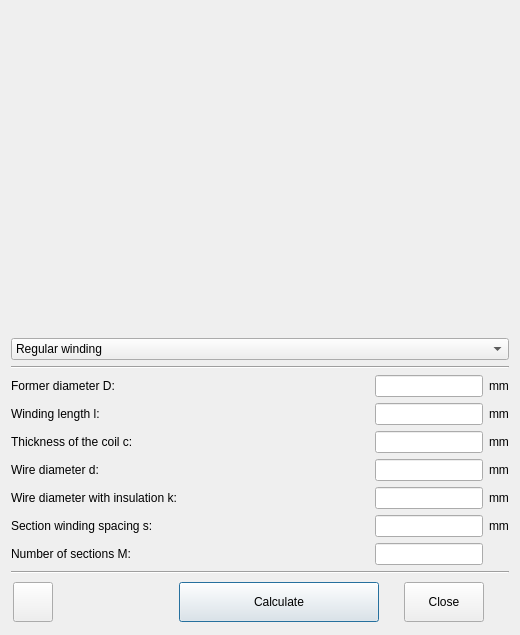
<?xml version="1.0" encoding="UTF-8"?>
<ui version="4.0">
 <class>Multisection</class>
 <widget class="QDialog" name="Multisection">
  <property name="windowModality">
   <enum>Qt::WindowModal</enum>
  </property>
  <property name="geometry">
   <rect>
    <x>0</x>
    <y>0</y>
    <width>520</width>
    <height>635</height>
   </rect>
  </property>
  <property name="sizePolicy">
   <sizepolicy hsizetype="Fixed" vsizetype="Fixed">
    <horstretch>0</horstretch>
    <verstretch>0</verstretch>
   </sizepolicy>
  </property>
  <property name="minimumSize">
   <size>
    <width>520</width>
    <height>635</height>
   </size>
  </property>
  <property name="maximumSize">
   <size>
    <width>520</width>
    <height>635</height>
   </size>
  </property>
  <property name="windowTitle">
   <string>Multi-section multilayer coil</string>
  </property>
  <property name="windowIcon">
   <iconset resource="res.qrc">
    <normaloff>:/menu_ico/res/ico1-multi-section.png</normaloff>:/menu_ico/res/ico1-multi-section.png</iconset>
  </property>
  <layout class="QVBoxLayout" name="verticalLayout">
   <item>
    <layout class="QVBoxLayout" name="verticalLayout_5">
     <property name="sizeConstraint">
      <enum>QLayout::SetMinimumSize</enum>
     </property>
     <item>
      <widget class="QLabel" name="image">
       <property name="sizePolicy">
        <sizepolicy hsizetype="Fixed" vsizetype="Preferred">
         <horstretch>0</horstretch>
         <verstretch>0</verstretch>
        </sizepolicy>
       </property>
       <property name="text">
        <string notr="true"/>
       </property>
       <property name="pixmap">
        <pixmap resource="res.qrc">:/images/res/multisection.png</pixmap>
       </property>
       <property name="alignment">
        <set>Qt::AlignCenter</set>
       </property>
      </widget>
     </item>
     <item>
      <widget class="QComboBox" name="comboBox_is_orthocyclic">
       <item>
        <property name="text">
         <string>Regular winding</string>
        </property>
       </item>
       <item>
        <property name="text">
         <string>Orthocyclic winding</string>
        </property>
       </item>
      </widget>
     </item>
     <item>
      <widget class="Line" name="line">
       <property name="orientation">
        <enum>Qt::Horizontal</enum>
       </property>
      </widget>
     </item>
     <item>
      <layout class="QGridLayout" name="gridLayout_2">
       <item row="2" column="0">
        <widget class="QLabel" name="label_c">
         <property name="text">
          <string notr="true">Thickness of the coil c:</string>
         </property>
         <property name="wordWrap">
          <bool>true</bool>
         </property>
        </widget>
       </item>
       <item row="6" column="0">
        <widget class="QLabel" name="label_k">
         <property name="text">
          <string notr="true">Wire diameter with insulation k:</string>
         </property>
         <property name="wordWrap">
          <bool>true</bool>
         </property>
        </widget>
       </item>
       <item row="6" column="1">
        <widget class="QLineEdit" name="lineEdit_k">
         <property name="sizePolicy">
          <sizepolicy hsizetype="Fixed" vsizetype="Fixed">
           <horstretch>0</horstretch>
           <verstretch>0</verstretch>
          </sizepolicy>
         </property>
        </widget>
       </item>
       <item row="6" column="2">
        <widget class="QLabel" name="label_k_m">
         <property name="sizePolicy">
          <sizepolicy hsizetype="Fixed" vsizetype="Preferred">
           <horstretch>0</horstretch>
           <verstretch>0</verstretch>
          </sizepolicy>
         </property>
         <property name="text">
          <string notr="true">mm</string>
         </property>
        </widget>
       </item>
       <item row="0" column="2">
        <widget class="QLabel" name="label_D_m">
         <property name="sizePolicy">
          <sizepolicy hsizetype="Fixed" vsizetype="Preferred">
           <horstretch>0</horstretch>
           <verstretch>0</verstretch>
          </sizepolicy>
         </property>
         <property name="text">
          <string notr="true">mm</string>
         </property>
        </widget>
       </item>
       <item row="0" column="1">
        <widget class="QLineEdit" name="lineEdit_D">
         <property name="sizePolicy">
          <sizepolicy hsizetype="Fixed" vsizetype="Fixed">
           <horstretch>0</horstretch>
           <verstretch>0</verstretch>
          </sizepolicy>
         </property>
        </widget>
       </item>
       <item row="5" column="1">
        <widget class="QLineEdit" name="lineEdit_d">
         <property name="sizePolicy">
          <sizepolicy hsizetype="Fixed" vsizetype="Fixed">
           <horstretch>0</horstretch>
           <verstretch>0</verstretch>
          </sizepolicy>
         </property>
        </widget>
       </item>
       <item row="2" column="1">
        <widget class="QLineEdit" name="lineEdit_c">
         <property name="sizePolicy">
          <sizepolicy hsizetype="Fixed" vsizetype="Fixed">
           <horstretch>0</horstretch>
           <verstretch>0</verstretch>
          </sizepolicy>
         </property>
        </widget>
       </item>
       <item row="8" column="2">
        <widget class="QLabel" name="label_9">
         <property name="sizePolicy">
          <sizepolicy hsizetype="Fixed" vsizetype="Preferred">
           <horstretch>0</horstretch>
           <verstretch>0</verstretch>
          </sizepolicy>
         </property>
         <property name="text">
          <string notr="true"/>
         </property>
        </widget>
       </item>
       <item row="1" column="0">
        <widget class="QLabel" name="label_l">
         <property name="text">
          <string notr="true">Winding length l:</string>
         </property>
         <property name="wordWrap">
          <bool>true</bool>
         </property>
        </widget>
       </item>
       <item row="1" column="2">
        <widget class="QLabel" name="label_l_m">
         <property name="sizePolicy">
          <sizepolicy hsizetype="Fixed" vsizetype="Preferred">
           <horstretch>0</horstretch>
           <verstretch>0</verstretch>
          </sizepolicy>
         </property>
         <property name="text">
          <string notr="true">mm</string>
         </property>
        </widget>
       </item>
       <item row="2" column="2">
        <widget class="QLabel" name="label_c_m">
         <property name="sizePolicy">
          <sizepolicy hsizetype="Fixed" vsizetype="Preferred">
           <horstretch>0</horstretch>
           <verstretch>0</verstretch>
          </sizepolicy>
         </property>
         <property name="text">
          <string notr="true">mm</string>
         </property>
        </widget>
       </item>
       <item row="5" column="2">
        <widget class="QLabel" name="label_d_m">
         <property name="sizePolicy">
          <sizepolicy hsizetype="Fixed" vsizetype="Preferred">
           <horstretch>0</horstretch>
           <verstretch>0</verstretch>
          </sizepolicy>
         </property>
         <property name="text">
          <string notr="true">mm</string>
         </property>
        </widget>
       </item>
       <item row="8" column="1">
        <widget class="QLineEdit" name="lineEdit_M">
         <property name="sizePolicy">
          <sizepolicy hsizetype="Fixed" vsizetype="Fixed">
           <horstretch>0</horstretch>
           <verstretch>0</verstretch>
          </sizepolicy>
         </property>
        </widget>
       </item>
       <item row="8" column="0">
        <widget class="QLabel" name="label_M">
         <property name="text">
          <string notr="true">Number of sections M:</string>
         </property>
         <property name="wordWrap">
          <bool>true</bool>
         </property>
        </widget>
       </item>
       <item row="0" column="0">
        <widget class="QLabel" name="label_D">
         <property name="text">
          <string notr="true">Former diameter D:</string>
         </property>
         <property name="wordWrap">
          <bool>true</bool>
         </property>
        </widget>
       </item>
       <item row="1" column="1">
        <widget class="QLineEdit" name="lineEdit_l">
         <property name="sizePolicy">
          <sizepolicy hsizetype="Fixed" vsizetype="Fixed">
           <horstretch>0</horstretch>
           <verstretch>0</verstretch>
          </sizepolicy>
         </property>
        </widget>
       </item>
       <item row="5" column="0">
        <widget class="QLabel" name="label_d">
         <property name="text">
          <string notr="true">Wire diameter d:</string>
         </property>
         <property name="wordWrap">
          <bool>true</bool>
         </property>
        </widget>
       </item>
       <item row="7" column="0">
        <widget class="QLabel" name="label_s">
         <property name="text">
          <string notr="true">Section winding spacing s:</string>
         </property>
         <property name="wordWrap">
          <bool>true</bool>
         </property>
        </widget>
       </item>
       <item row="7" column="1">
        <widget class="QLineEdit" name="lineEdit_s">
         <property name="sizePolicy">
          <sizepolicy hsizetype="Fixed" vsizetype="Fixed">
           <horstretch>0</horstretch>
           <verstretch>0</verstretch>
          </sizepolicy>
         </property>
        </widget>
       </item>
       <item row="7" column="2">
        <widget class="QLabel" name="label_s_m">
         <property name="sizePolicy">
          <sizepolicy hsizetype="Fixed" vsizetype="Preferred">
           <horstretch>0</horstretch>
           <verstretch>0</verstretch>
          </sizepolicy>
         </property>
         <property name="text">
          <string notr="true">mm</string>
         </property>
        </widget>
       </item>
      </layout>
     </item>
    </layout>
   </item>
   <item>
    <widget class="Line" name="line_2">
     <property name="orientation">
      <enum>Qt::Horizontal</enum>
     </property>
    </widget>
   </item>
   <item>
    <layout class="QHBoxLayout" name="horizontalLayout_2">
     <property name="spacing">
      <number>25</number>
     </property>
     <property name="leftMargin">
      <number>2</number>
     </property>
     <property name="topMargin">
      <number>2</number>
     </property>
     <property name="rightMargin">
      <number>25</number>
     </property>
     <property name="bottomMargin">
      <number>2</number>
     </property>
     <item>
      <widget class="QPushButton" name="pushButton_help">
       <property name="minimumSize">
        <size>
         <width>40</width>
         <height>40</height>
        </size>
       </property>
       <property name="maximumSize">
        <size>
         <width>40</width>
         <height>40</height>
        </size>
       </property>
       <property name="focusPolicy">
        <enum>Qt::NoFocus</enum>
       </property>
       <property name="toolTip">
        <string>Context help</string>
       </property>
       <property name="text">
        <string/>
       </property>
       <property name="icon">
        <iconset resource="res.qrc">
         <normaloff>:/menu_ico/res/ico2-help.png</normaloff>:/menu_ico/res/ico2-help.png</iconset>
       </property>
       <property name="shortcut">
        <string notr="true">F1</string>
       </property>
       <property name="autoDefault">
        <bool>false</bool>
       </property>
      </widget>
     </item>
     <item>
      <spacer name="horizontalSpacer_2">
       <property name="orientation">
        <enum>Qt::Horizontal</enum>
       </property>
       <property name="sizeHint" stdset="0">
        <size>
         <width>40</width>
         <height>20</height>
        </size>
       </property>
      </spacer>
     </item>
     <item>
      <widget class="QPushButton" name="pushButton_calculate">
       <property name="minimumSize">
        <size>
         <width>200</width>
         <height>40</height>
        </size>
       </property>
       <property name="focusPolicy">
        <enum>Qt::NoFocus</enum>
       </property>
       <property name="toolTip">
        <string notr="true">Enter</string>
       </property>
       <property name="text">
        <string>Calculate</string>
       </property>
       <property name="icon">
        <iconset resource="res.qrc">
         <normaloff>:/menu_ico/res/ico2-enter-key.png</normaloff>:/menu_ico/res/ico2-enter-key.png</iconset>
       </property>
       <property name="shortcut">
        <string notr="true">Enter</string>
       </property>
       <property name="autoDefault">
        <bool>false</bool>
       </property>
       <property name="default">
        <bool>true</bool>
       </property>
      </widget>
     </item>
     <item>
      <widget class="QPushButton" name="pushButton_close">
       <property name="minimumSize">
        <size>
         <width>0</width>
         <height>40</height>
        </size>
       </property>
       <property name="focusPolicy">
        <enum>Qt::NoFocus</enum>
       </property>
       <property name="toolTip">
        <string notr="true">Esc</string>
       </property>
       <property name="text">
        <string>Close</string>
       </property>
       <property name="icon">
        <iconset resource="res.qrc">
         <normaloff>:/menu_ico/res/ico2-unavailable.png</normaloff>:/menu_ico/res/ico2-unavailable.png</iconset>
       </property>
       <property name="shortcut">
        <string notr="true">Esc</string>
       </property>
       <property name="autoDefault">
        <bool>false</bool>
       </property>
      </widget>
     </item>
    </layout>
   </item>
  </layout>
 </widget>
 <tabstops>
  <tabstop>lineEdit_D</tabstop>
  <tabstop>lineEdit_c</tabstop>
  <tabstop>lineEdit_d</tabstop>
  <tabstop>lineEdit_k</tabstop>
  <tabstop>lineEdit_M</tabstop>
 </tabstops>
 <resources>
  <include location="res.qrc"/>
 </resources>
 <connections/>
</ui>
